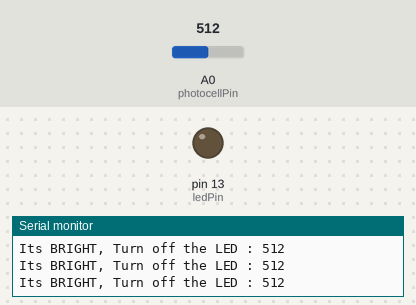
Recording of a sketch running on a simulated Arduino Uno, built with avr-gcc and run on an emulated ATmega328P. On the bench: output pins drawn as LEDs (lit = HIGH), the last lines printed to the serial monitor. The inputs (shaded band) are chosen by the test bench; at power-on: A0 (photocellPin) = 512.

Above: at 1.2 s.
1.3 s: A0 (photocellPin) set to 112
2.8 s: A0 (photocellPin) set to 90
At 4.0 s:
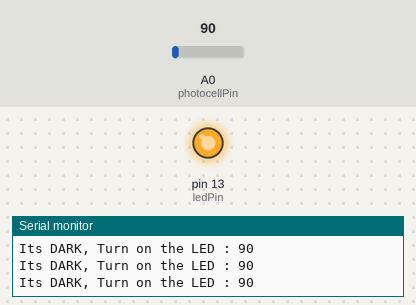
4.3 s: A0 (photocellPin) set to 110
At 5.2 s:
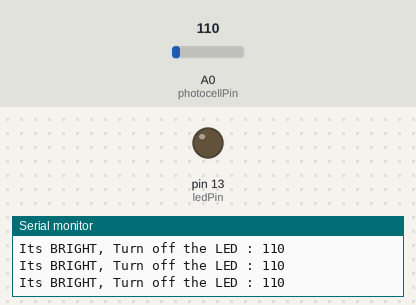
Timing chart, 0 to 7.3 s (numbered marks = the images above; inputs shaded):
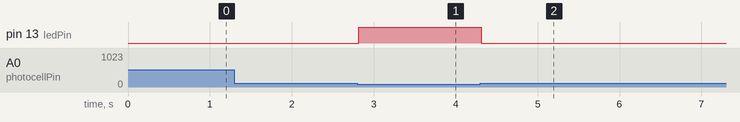

Measured:
- the behaviour switches between 101 and 100 on A0 (photocellPin) (found by bisection; images 0 and 1)
- after the input at 2.8 s, pin 13 (ledPin): LOW → HIGH at once
- after the input at 4.3 s, pin 13 (ledPin): HIGH → LOW at once

The sketch:

ultrasonic_distance_reader.ino
```cpp
// -------------------------------------------------------------------------------------- //
//Code obtained from
//https://create.arduino.cc/projecthub/tarantula3/using-an-ldr-sensor-with-arduino-807b1c
//LED turns off when the surrounding light is bright.
//To simulate darkness, hold down the photocell with your hands to turn on the LED.
// Using Arduino IDE 1.8.13
// Using Photocell
// Tested Oct. 13th, 2021
// -------------------------------------------------------------------------------------- //

const int ledPin = 13;
const int photocellPin = A0;

void setup()
{
Serial.begin(9600);
pinMode(ledPin, OUTPUT);
pinMode(photocellPin, INPUT);
}

void loop()
{
int photocellStatus = analogRead(photocellPin);
if (photocellStatus <= 100)
{
digitalWrite(ledPin, HIGH);
Serial.print("Its DARK, Turn on the LED : ");
Serial.println(photocellStatus);

} else
{
digitalWrite(ledPin, LOW);
Serial.print("Its BRIGHT, Turn off the LED : ");
Serial.println(photocellStatus);
}
}
```
